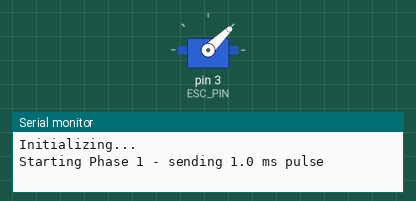
Bench run of a sketch on a simulated Arduino Uno, built with avr-gcc and run on an emulated ATmega328P. Parts: servo, the last lines printed to the serial monitor.

Above: at 0.1 s.
At 10.1 s:
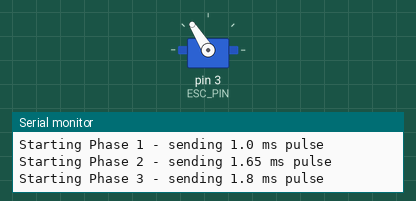
At 20.1 s:
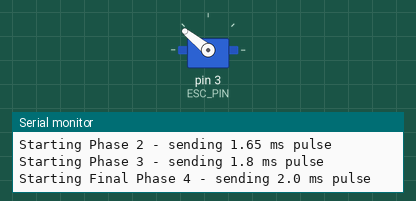
At 25.1 s:
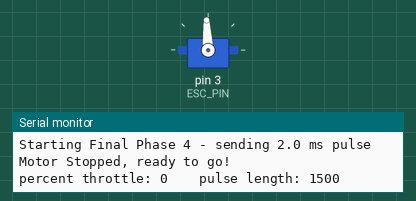
Timing chart, 0 to 26.6 s (numbered marks = the images above):
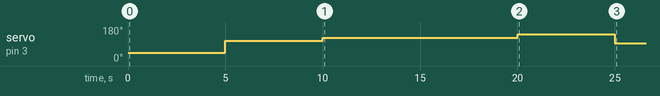

The sketch:

MotorTest_Arduino.ino
```cpp
#include <Wire.h>
#include <Servo.h>
#include <string.h>

// SET PIN
#define ESC_PIN 3
Servo escServo;

// DEFINE MIN/MAX PULSE LENGTH IN MILLISECONDS (ms)
const double ESC_MIN_PL = 1;
const double ESC_MAX_PL = 2;

// DEFINE MIN/MAX THROTTLE DECIMAL PERCENTAGES TO INPUT
// in general:
    // 0 = 0%  no movement
    // 100 = 100% = full speed forwards
    // -100 = -100% = full speed backwards
const int ESC_MIN = -100;
const int ESC_MAX = 100;


// DEFINE SERIAL INPUT
int percentThrottle = 0;
double pulseLength = 1500;
char serialString[100];


// initializes ESC PWM
void initializeESC(){
  Serial.println("Initializing...");
  Serial.println("Starting Phase 1 - sending 1.0 ms pulse");
  escServo.writeMicroseconds(1000);
  delay(5000);
  Serial.println("Starting Phase 2 - sending 1.65 ms pulse");
  escServo.writeMicroseconds(1650);
  delay(5000);
  Serial.println("Starting Phase 3 - sending 1.8 ms pulse");
  escServo.writeMicroseconds(1800);
  delay(10000);
  Serial.println("Starting Final Phase 4 - sending 2.0 ms pulse");
  escServo.writeMicroseconds(2000);
  delay(5000);
  // stop after initialization
  Serial.println("Motor Stopped, ready to go!");
  escServo.writeMicroseconds(1500);

}


void setup() {
  // setup esc servo
  escServo.attach(ESC_PIN);

  Serial.begin(9600);


  initializeESC();


  yield();
}


// maps input value to output value for given input range and output range
int mapVal(int val, int fromMin, int fromMax, int toMin, int toMax){
  int out = 0;
  if (val < fromMin){ val = fromMin; }
  if (val > fromMax){ val = fromMax; }
  out = (((toMax-toMin)/(fromMax-fromMin))*(val-fromMin)) + toMin;
  return out;
}


// maps throttle percentage to PWM pulse length in μs (converts ms ->μs!!!)
int convertToPL(int percentThrottle){
  int pulseLength = mapVal(percentThrottle,ESC_MIN,ESC_MAX,ESC_MIN_PL*pow(10,3),ESC_MAX_PL*pow(10,3));
  return pulseLength;
}

void sendMotorPulse(int percentThrottle){
  double pulseLength = convertToPL(percentThrottle);
  escServo.writeMicroseconds(pulseLength);
}

void loop() {
  if (Serial.available()>0){
      percentThrottle = Serial.parseInt();
      pulseLength = convertToPL(percentThrottle);
  }

  sprintf(serialString,"percent throttle: %d \t pulse length: %d", percentThrottle, (int)pulseLength);
  Serial.println(serialString);

  // convert throttle decimal percentage into pulse length duration and send pulse
  sendMotorPulse(percentThrottle);

  delay(500);

}
```
